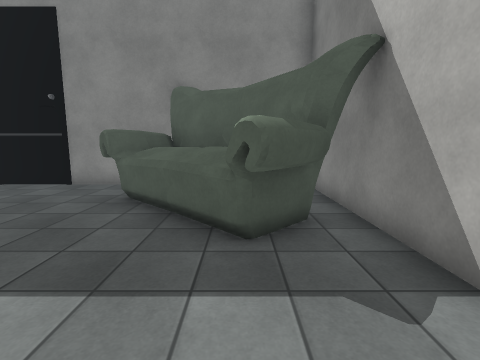
View 1 (above)

12 first-person views from a walk through a scene from a Unity 3-D project. The camera is 1.5 m above the floor, tilts 8° down and sees 85° across. The floor is counted in squares, 1 m on a side. Each view is taken from the middle of a square. On the plan, view 1 faces up. The plan holds only what a view shows up to about 14 squares ahead; the rest is blank. The place goes on beyond the plan. Door leaves are left out, so doorways stand open. Some surface patterns are stand-ins.

View 2
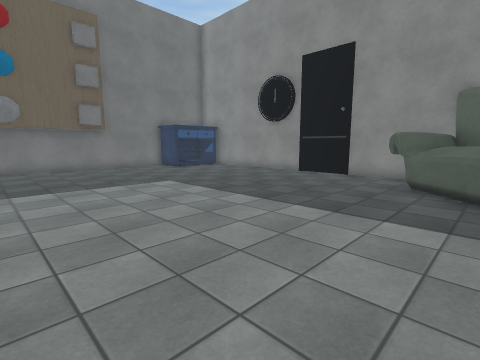

View 3
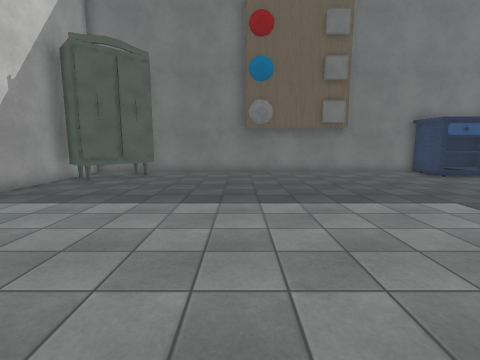

View 4
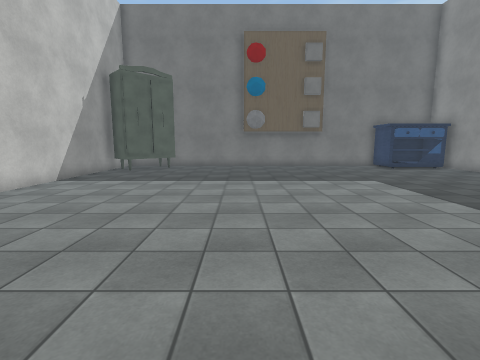

View 5
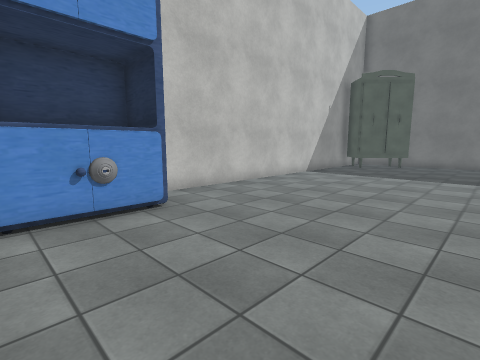

View 6
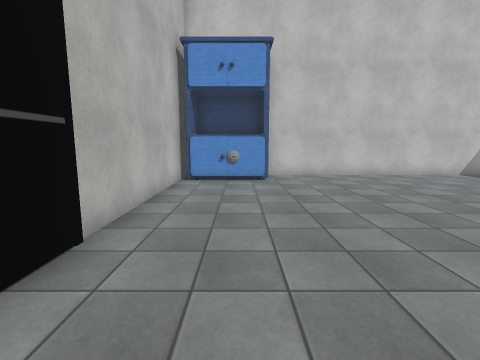

View 7
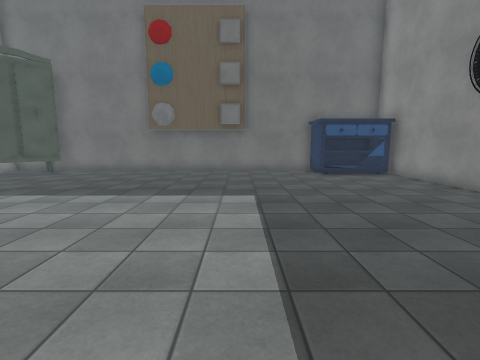

View 8
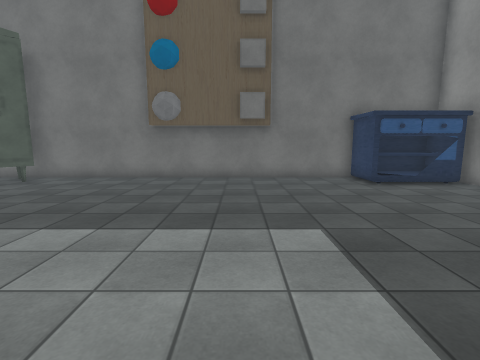

View 9
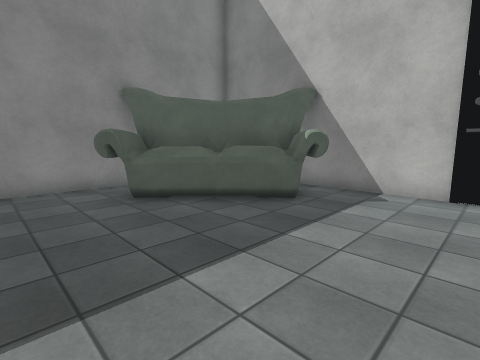

View 10
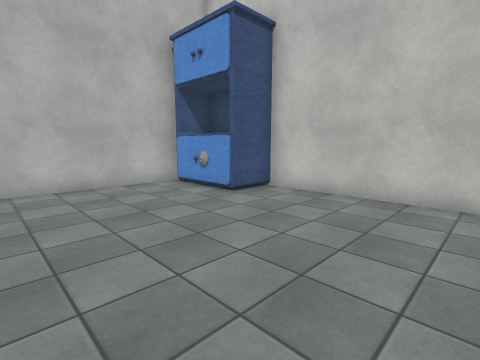

View 11
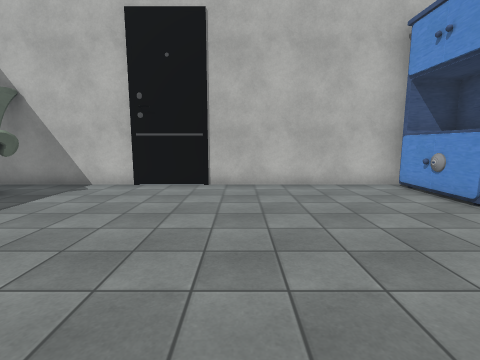

View 12
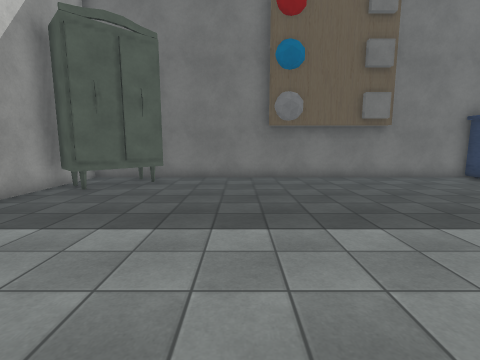

### Floor plan
Key: @ floor where view 1 was taken; # wall or solid block; . floor; C cabinet; O other object.
Columns run from 18 left of view 1 to 3 right of it. Each row starts with its distance up from view 1.
 10   OOOOO   ..
  9  ##..... #..####O
  8  CC............OOO
  7  CC...........OOOOO  #
  6 ###.............OOOO #
  5 #................OOOO#
  4 #.................OO.#
  3 #.................O..#
  2 #....................#
  1 #....................#
  0 #.................@..#
 -1 #....................#
 -2 #....................#
 -3 #....................#
 -4 #....................#
 -5 #....................#
 -6 #....................#
 -7 #.O..................#
 -8 #OOO...............C.#
 -9    OO............CCCC#
-10  ##O.............#CC##
-11     ##############

Where each view was taken, in squares from view 1:
view 1: 0 up, 0 right, facing up
view 2: 3 down, 1 left, facing up-left
view 3: 3 down, 4 left, facing left
view 4: 3 down, 0 right, facing left
view 5: 3 down, 2 right, facing down-left
view 6: 2 up, 0 right, facing down
view 7: 2 up, 3 left, facing left
view 8: 1 up, 6 left, facing left
view 9: 0 up, 6 left, facing up-right
view 10: 3 down, 7 left, facing down-right
view 11: 3 down, 7 left, facing right
view 12: 4 down, 6 left, facing left
